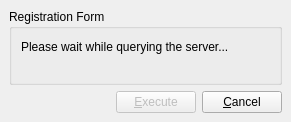
<ui version="4.0" >
 <class>dlgRegister</class>
 <widget class="QDialog" name="dlgRegister" >
  <property name="geometry" >
   <rect>
    <x>0</x>
    <y>0</y>
    <width>291</width>
    <height>122</height>
   </rect>
  </property>
  <property name="sizePolicy" >
   <sizepolicy vsizetype="Preferred" hsizetype="Preferred" >
    <horstretch>0</horstretch>
    <verstretch>0</verstretch>
   </sizepolicy>
  </property>
  <property name="windowTitle" >
   <string>Register with Jabber Service</string>
  </property>
  <property name="sizeGripEnabled" >
   <bool>false</bool>
  </property>
  <layout class="QVBoxLayout" >
   <property name="spacing" >
    <number>6</number>
   </property>
   <property name="leftMargin" >
    <number>9</number>
   </property>
   <property name="topMargin" >
    <number>9</number>
   </property>
   <property name="rightMargin" >
    <number>9</number>
   </property>
   <property name="bottomMargin" >
    <number>9</number>
   </property>
   <item>
    <widget class="QGroupBox" name="grpForm" >
     <property name="title" >
      <string>Registration Form</string>
     </property>
     <layout class="QVBoxLayout" >
      <property name="spacing" >
       <number>6</number>
      </property>
      <property name="leftMargin" >
       <number>9</number>
      </property>
      <property name="topMargin" >
       <number>9</number>
      </property>
      <property name="rightMargin" >
       <number>9</number>
      </property>
      <property name="bottomMargin" >
       <number>9</number>
      </property>
      <item>
       <widget class="QLabel" name="lblWait" >
        <property name="sizePolicy" >
         <sizepolicy vsizetype="MinimumExpanding" hsizetype="Preferred" >
          <horstretch>0</horstretch>
          <verstretch>0</verstretch>
         </sizepolicy>
        </property>
        <property name="text" >
         <string>Please wait while querying the server...</string>
        </property>
       </widget>
      </item>
      <item>
       <spacer>
        <property name="orientation" >
         <enum>Qt::Vertical</enum>
        </property>
        <property name="sizeType" >
         <enum>QSizePolicy::Expanding</enum>
        </property>
        <property name="sizeHint" >
         <size>
          <width>193</width>
          <height>16</height>
         </size>
        </property>
       </spacer>
      </item>
     </layout>
    </widget>
   </item>
   <item>
    <layout class="QHBoxLayout" >
     <property name="spacing" >
      <number>6</number>
     </property>
     <property name="leftMargin" >
      <number>0</number>
     </property>
     <property name="topMargin" >
      <number>0</number>
     </property>
     <property name="rightMargin" >
      <number>0</number>
     </property>
     <property name="bottomMargin" >
      <number>0</number>
     </property>
     <item>
      <spacer>
       <property name="orientation" >
        <enum>Qt::Horizontal</enum>
       </property>
       <property name="sizeType" >
        <enum>QSizePolicy::Expanding</enum>
       </property>
       <property name="sizeHint" >
        <size>
         <width>20</width>
         <height>20</height>
        </size>
       </property>
      </spacer>
     </item>
     <item>
      <widget class="QPushButton" name="btnRegister" >
       <property name="enabled" >
        <bool>false</bool>
       </property>
       <property name="text" >
        <string>&amp;Execute</string>
       </property>
       <property name="autoDefault" >
        <bool>true</bool>
       </property>
       <property name="default" >
        <bool>true</bool>
       </property>
      </widget>
     </item>
     <item>
      <widget class="QPushButton" name="btnCancel" >
       <property name="text" >
        <string>&amp;Cancel</string>
       </property>
       <property name="autoDefault" >
        <bool>true</bool>
       </property>
      </widget>
     </item>
    </layout>
   </item>
  </layout>
 </widget>
 <layoutdefault spacing="6" margin="11" />
 <pixmapfunction>qPixmapFromMimeSource</pixmapfunction>
 <resources/>
 <connections/>
</ui>
